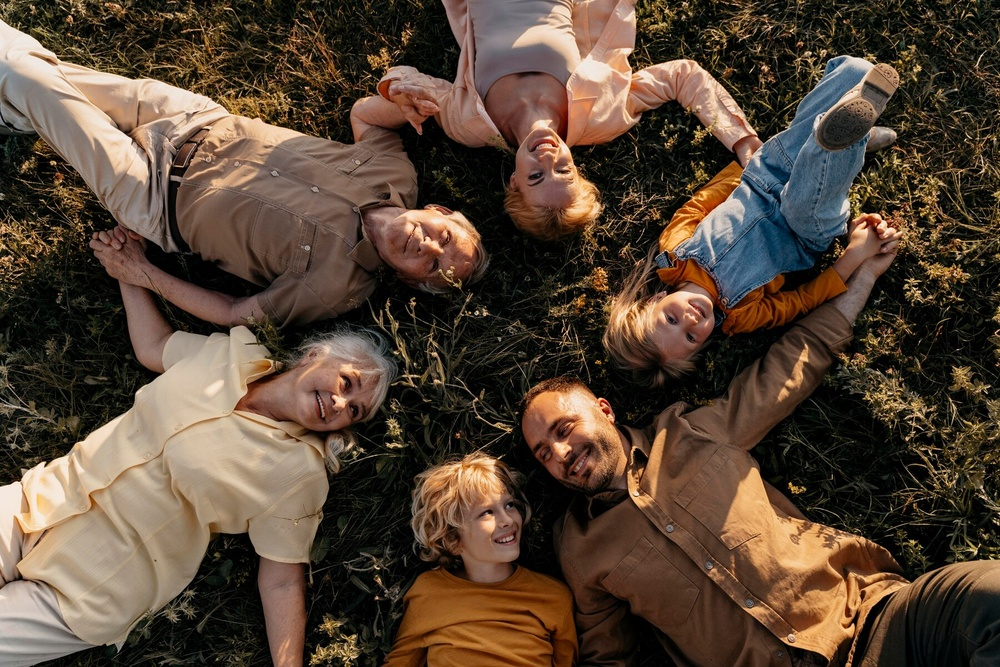
#> input picture resources/images/zd2.jpg, 1000 x 667 px, shrunk from 1800 x 1201 before the run
$ python script2.py
#> lines starting #> are read from the running program, lines starting #| are printed output that depends on the picture
import cv2
import numpy as np
import matplotlib.pyplot as plt

# PARAMETRY DO EDYCJI
MIN_NEIGHBORS = 4  # Im wyższa wartość, tym mniej fałszywych twarzy (zalecane 8-10)
SCALE_FACTOR = 1.5  # Jak szybko zmniejszamy obraz przy skanowaniu (zalecane 1.2-1.3)
CLUSTER_THRESHOLD = 30  # Jak blisko siebie wykryte twarze są łączone (zalecane 20-30)
MIN_FACE_SIZE = (100, 100)  # Minimalny rozmiar wykrywanej twarzy

# Wczytaj obraz
image_path = "resources/images/zd2.jpg"
image = cv2.imread(image_path)
#> image is the input picture: shape (667, 1000, 3); mean B, G, R 54.1, 69.1, 87
image_rgb = cv2.cvtColor(image, cv2.COLOR_BGR2RGB)

# Dodanie marginesu, aby twarze nie znikały podczas rotacji
border_size = 100
image_with_border = cv2.copyMakeBorder(image, border_size, border_size, border_size, border_size, cv2.BORDER_CONSTANT, value=(0, 0, 0))
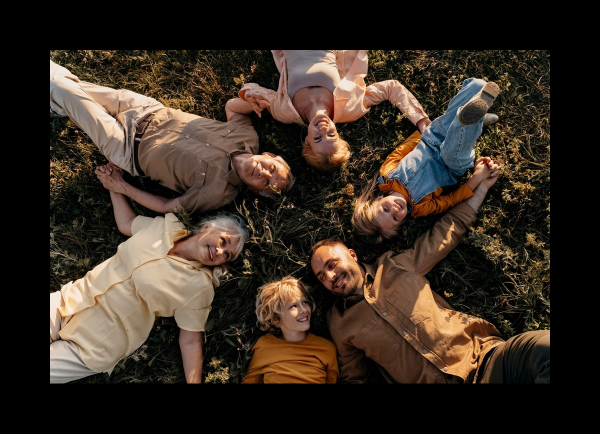
#> image_with_border: shape (867, 1200, 3) (shown at 1/2 size); mean B, G, R 34.7, 44.3, 55.8

# Klasyfikator do wykrywania twarzy
face_cascade = cv2.CascadeClassifier(cv2.data.haarcascades + "haarcascade_frontalface_default.xml")

# Funkcja do obrotu obrazu i przeliczania pozycji wykrytych twarzy
def detect_faces_in_rotations(image, step=5):
#> called with step = 5
    original_h, original_w = image.shape[:2]
#> original_h = 867; original_w = 1200
    detected_faces = []

    for angle in range(0, 360, step):
        # Obracanie obrazu
        center = (original_w // 2, original_h // 2)
        rotation_matrix = cv2.getRotationMatrix2D(center, angle, 1.0)
        rotated_image = cv2.warpAffine(image, rotation_matrix, (original_w, original_h))

        # Wykrywanie twarzy
        gray = cv2.cvtColor(rotated_image, cv2.COLOR_BGR2GRAY)
        faces = face_cascade.detectMultiScale(gray, scaleFactor=SCALE_FACTOR, minNeighbors=MIN_NEIGHBORS, minSize=MIN_FACE_SIZE)

        # Transformacja pozycji twarzy na oryginalny obraz
        for (x, y, w, h) in faces:
            rotated_point = np.array([[x + w // 2, y + h // 2]], dtype=np.float32)
            rotated_point = np.append(rotated_point, np.ones((1, 1)), axis=1)
            inverse_matrix = cv2.invertAffineTransform(rotation_matrix)
            original_point = np.dot(inverse_matrix, rotated_point.T).T
            detected_faces.append(tuple(original_point[0]))
#> this loop made 72 passes
#> pass 1, in detect_faces_in_rotations, `gray = cv2.cvtColor(rotated_image, cv2.COLOR_BGR2GRAY)`:
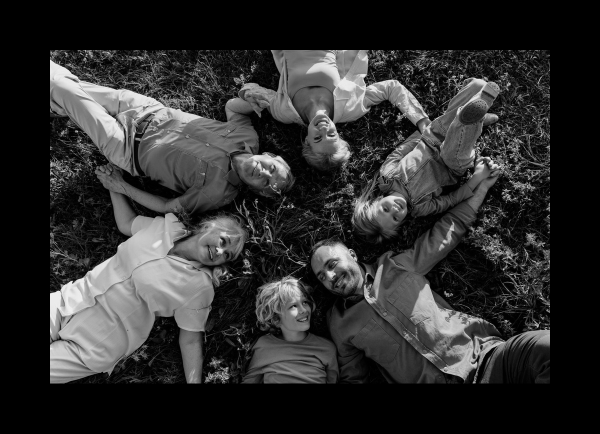
#> gray: shape (867, 1200) (shown at 1/2 size); min 0, max 247, mean 46.6
#> pass 2, in detect_faces_in_rotations, `rotated_image = cv2.warpAffine(image, rotation_matrix, (original_w, or..`:
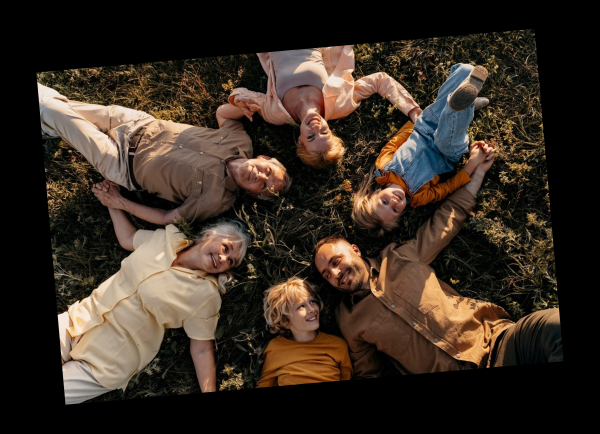
#> rotated_image: shape (867, 1200, 3) (shown at 1/2 size); mean B, G, R 34.7, 44.3, 55.8
#> pass 2, in detect_faces_in_rotations, `gray = cv2.cvtColor(rotated_image, cv2.COLOR_BGR2GRAY)`:
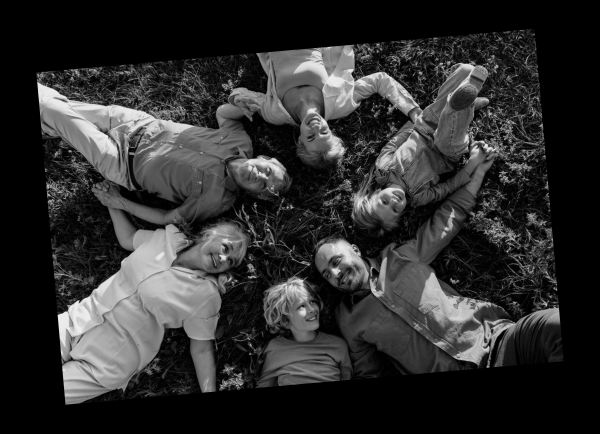
#> gray: shape (867, 1200) (shown at 1/2 size); min 0, max 245, mean 46.6
#> pass 3, in detect_faces_in_rotations, `rotated_image = cv2.warpAffine(image, rotation_matrix, (original_w, or..`:
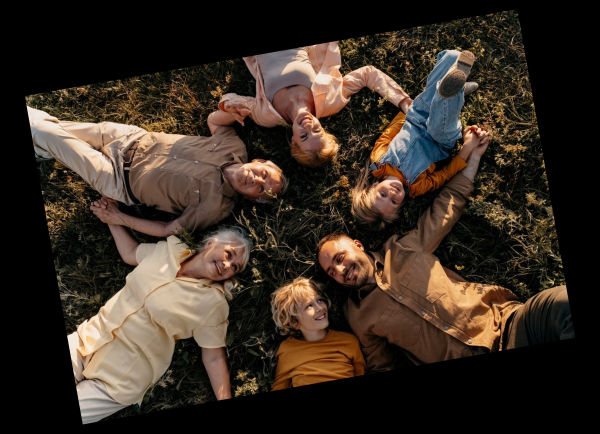
#> rotated_image: shape (867, 1200, 3) (shown at 1/2 size); mean B, G, R 34.7, 44.3, 55.8
#> after the loop:
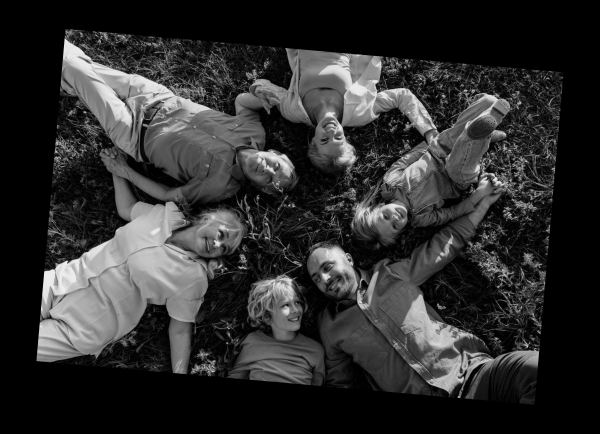
#> gray: shape (867, 1200) (shown at 1/2 size); min 0, max 246, mean 46.6
#> after the loop:
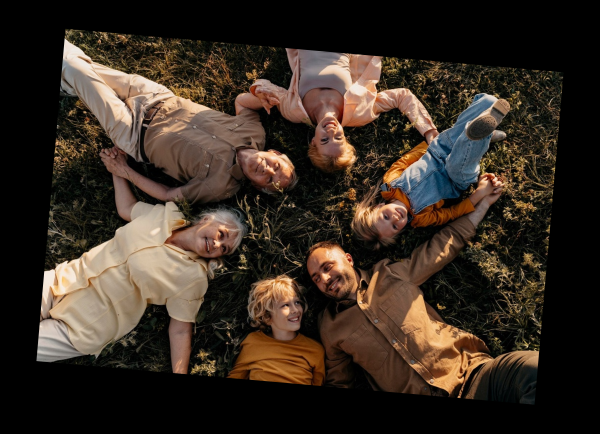
#> rotated_image: shape (867, 1200, 3) (shown at 1/2 size); mean B, G, R 34.7, 44.3, 55.8
#> after the loop, detected_faces = [(669.7, 539.8)]

    # Usuwanie duplikatów twarzy
    final_faces = cluster_faces(detected_faces)
    return final_faces

# Funkcja do grupowania twarzy (eliminuje duplikaty)
def cluster_faces(faces):
    if not faces:
        return []

    clustered_faces = []
    faces = np.array(faces)
#> faces = [[669.7, 539.8]]

    while len(faces) > 0:
        base_face = faces[0]
        distances = np.linalg.norm(faces - base_face, axis=1)
        close_points = faces[distances < CLUSTER_THRESHOLD]

        # Średnia pozycja grupy twarzy
        mean_x = int(np.mean(close_points[:, 0]))
        mean_y = int(np.mean(close_points[:, 1]))
        clustered_faces.append((mean_x, mean_y))

        # Usuwanie już przetworzonych punktów
        faces = faces[distances >= CLUSTER_THRESHOLD]
#> this loop made 1 pass
#> (distances, close_points, mean_x, mean_y) on pass 1: ([0], [[669.7, 539.8]], 669, 539)
#> after the loop, clustered_faces = [(669, 539)]; faces = empty array

    return clustered_faces

# Wykrywanie twarzy
detected_faces = detect_faces_in_rotations(image_with_border)
#> in detect_faces_in_rotations, `final_faces = cluster_faces(detected_faces)`: final_faces = [(669, 539)]
#> detected_faces = [(669, 539)]

# Rysowanie wykrytych twarzy
for (x, y) in detected_faces:
    x, y = int(x - border_size), int(y - border_size)  # Przesunięcie do oryginalnych wymiarów
    cv2.drawMarker(image_rgb, (x, y), (255, 0, 0), cv2.MARKER_CROSS, thickness=2)
#> this loop made 1 pass
#> (x, y) on pass 1: (569, 439)
#> image_rgb: shape (667, 1000, 3); mean R, G, B 87, 69.1, 54.1

# Wyświetlenie obrazu
plt.imshow(image_rgb)
plt.axis("off")
plt.title(f"Wykryte twarze: {len(detected_faces)}")
plt.show()
